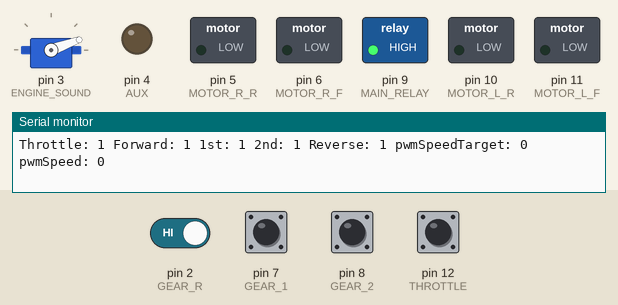
The program below on a simulated Arduino Nano, built with avr-gcc and run on an emulated ATmega328P. Shown: servo, switched loads named in the program (green lamp = pin HIGH), output pins drawn as LEDs (lit = HIGH), the last lines printed to the serial monitor. The test bench sets the inputs (shaded band); at power-on: pin 2 (GEAR_R), pin 7 (GEAR_1), pin 8 (GEAR_2), pin 12 (THROTTLE) HIGH.

Above: at 1.2 s.
1.3 s: pin 12 (THROTTLE) pulled LOW for 0.15 s
At 1.41 s:
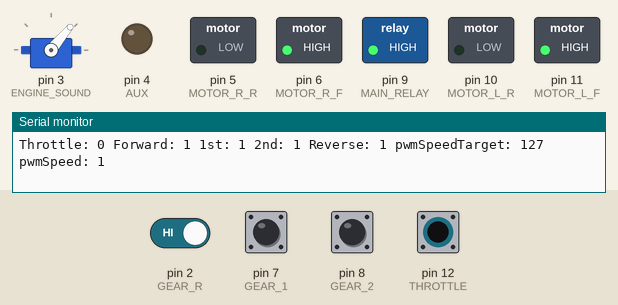
3.0 s: pin 12 (THROTTLE) pulled LOW for 1 s
At 4.7 s:
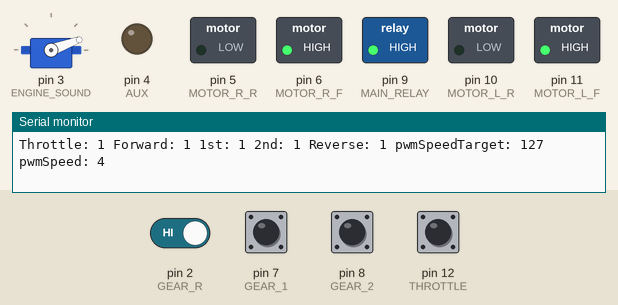
7.0 s: pin 2 (GEAR_R) driven LOW and pin 12 (THROTTLE) driven LOW
At 8.1 s:
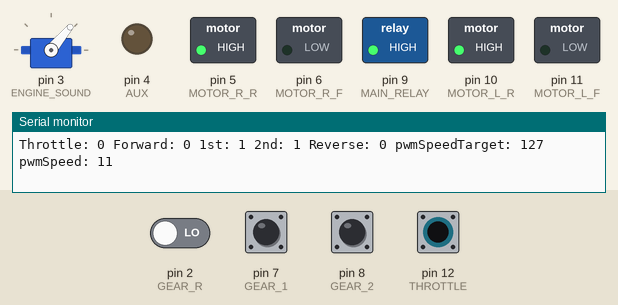
8.6 s: pin 2 (GEAR_R) driven HIGH
At 9.0 s:
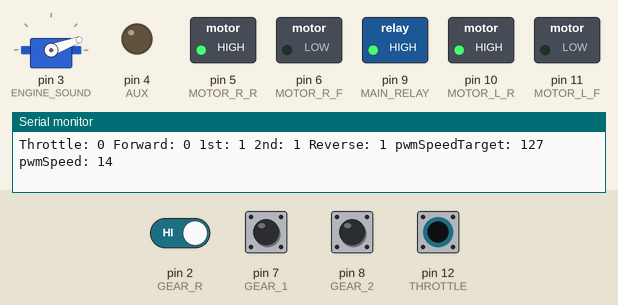
11.6 s: pin 8 (GEAR_2) pulled LOW for 0.15 s
At 11.72 s:
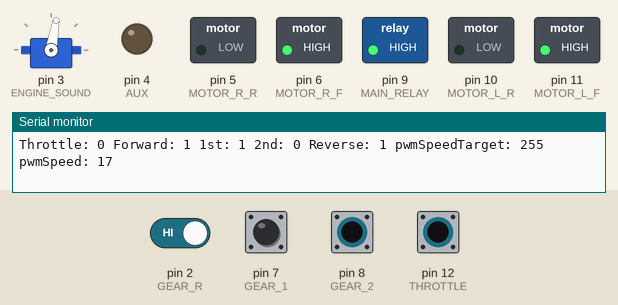
13.3 s: pin 12 (THROTTLE) driven HIGH
At 13.8 s:
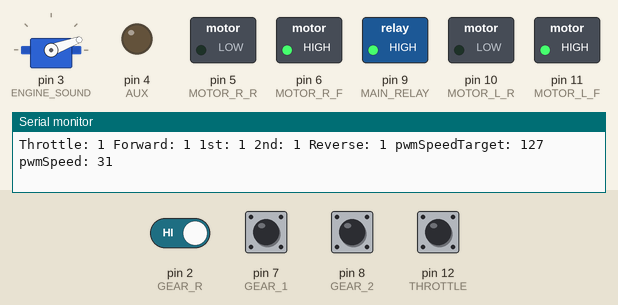
Timing chart, 0 to 17.3 s (numbered marks = the images above; inputs shaded):
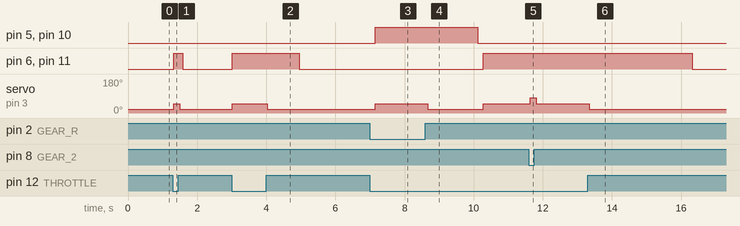

Measured:
- after the input at 1.3 s, pin 6 (MOTOR_R_F), pin 11 (MOTOR_L_F): LOW → HIGH at once, → LOW 0.25 s later; servo on pin 3 (ENGINE_SOUND): 20° → 50° at once, → 20° 0.17 s later
- after the input at 3.0 s, pin 6 (MOTOR_R_F), pin 11 (MOTOR_L_F): LOW → HIGH at once, → LOW 1.9 s later; servo on pin 3 (ENGINE_SOUND): 20° → 50° at once, → 20° 1.0 s later
- after the input at 7.0 s, pin 5 (MOTOR_R_R), pin 10 (MOTOR_L_R): LOW → HIGH after 0.15 s; servo on pin 3 (ENGINE_SOUND): 20° → 50° after 0.15 s
- after the input at 8.6 s, pin 5 (MOTOR_R_R), pin 10 (MOTOR_L_R): HIGH → LOW after 1.5 s; pin 6 (MOTOR_R_F), pin 11 (MOTOR_L_F): LOW → HIGH after 1.7 s; servo on pin 3 (ENGINE_SOUND): 50° → 20° after 0.07 s, → 50° 1.6 s later
- after the input at 11.6 s, servo on pin 3 (ENGINE_SOUND): 50° → 80° at once, → 50° 0.17 s later
- after the input at 13.3 s, pin 6 (MOTOR_R_F), pin 11 (MOTOR_L_F): HIGH → LOW after 3.0 s; servo on pin 3 (ENGINE_SOUND): 50° → 20° at once

The program:

main.cpp
```cpp
#include <Arduino.h>
#include <Servo.h>

Servo ESC;     // create servo object to control the ESC
int pwmOutput = 20;         //Value for engine sound
int pwmSpeed = 0;           //Value for motor speed
int pwmSpeedTarget = 0;     //Goal to reach for speed
bool FORWARD = true;        //Value for if we are going forward
int SpeedDelay = 5;        //Delay to make speed adjustment

//**********  Inputs  ******************
const int THROTTLE = 12;    //Inupt for throttle switch
const int GEAR_2 = 8;       //Input for 2nd gear selector
const int GEAR_1 = 7;       //Input for 1st gear selector
const int GEAR_R = 2;       //Input for reverse gear selector

//**********  Outputs  ******************
const int MOTOR_L_F = 11;   //Output for left motor forward
const int MOTOR_L_R = 10;   //Output for left motor reverse
const int MOTOR_R_F = 6;    //Output for right motor forward
const int MOTOR_R_R = 5;    //Output for right motor reverse
const int MAIN_RELAY = 9;   //Output for main power relay
const int AUX = 4;          //Output for backup beeper
const int ENGINE_SOUND = 3; //Output for enigne sound module

void setup() {

  ESC.attach(ENGINE_SOUND,1000,2000); // Attach the ESC on pin 2 (pin, min pulse width, max pulse width in microseconds)

  pinMode(THROTTLE, INPUT_PULLUP);
  pinMode(GEAR_2, INPUT_PULLUP);
  pinMode(GEAR_1, INPUT_PULLUP);
  pinMode(GEAR_R, INPUT_PULLUP);

  pinMode(MOTOR_L_F, OUTPUT);
  pinMode(MOTOR_L_R, OUTPUT);
  pinMode(MOTOR_R_F, OUTPUT);
  pinMode(MOTOR_R_R, OUTPUT);
  pinMode(MAIN_RELAY, OUTPUT);
  pinMode(AUX, OUTPUT);

  Serial.begin(9600);

  // Start the engine and get ready
  pwmOutput = 20;
  ESC.write(pwmOutput);
  pwmSpeed = 0;
  digitalWrite(MOTOR_L_R,pwmSpeed);
  digitalWrite(MOTOR_R_R,pwmSpeed);
  digitalWrite(MOTOR_L_F,pwmSpeed);
  digitalWrite(MOTOR_R_F,pwmSpeed);
  digitalWrite(MAIN_RELAY,255);
}

void loop() {
  int EngineValue = digitalRead(THROTTLE);

  if (EngineValue == LOW)   //***************************   PEDAL IS PRESSED   ************************************************
  {
    if (digitalRead(GEAR_2) == LOW)  //***************************   2ND GEAR   ************************************************
    {
      if (!(FORWARD))  //We are supposed to be going forward but are not
      {
        if (pwmSpeed > 0) //We need to slow to a stop before changing direction
        {
          pwmSpeed = pwmSpeed - 1;  //decrease to the current speed
          digitalWrite(MOTOR_L_R,pwmSpeed); //send new value to left motor reverse
          digitalWrite(MOTOR_R_R,pwmSpeed); //send new value to right motor reverse
          pwmOutput = 20;
          ESC.write(pwmOutput);
          delay(SpeedDelay);  //give time to make speed change
        } else  //We are stopped
        {
          FORWARD = !(FORWARD); //set direction to forward now
        }
      } else  //speed up to 2nd gear speed
      {
        pwmSpeedTarget = 255; //Set target to full speed
        if (pwmSpeed < pwmSpeedTarget)  //We have not reached target speed yet
        {
          pwmSpeed = pwmSpeed + 1;  //Increase
          digitalWrite(MOTOR_L_F,pwmSpeed); //send new value to left motor forward
          digitalWrite(MOTOR_R_F,pwmSpeed); //send new value to right motor forward
          pwmOutput = 80;
          ESC.write(pwmOutput);
          delay(SpeedDelay);  //give time to make speed change
        }
      }
    } else  //We are not in 2nd gear
    {
      if (digitalRead(GEAR_R) == LOW)  //***************************   REVERSE GEAR   ************************************************
      {
        if ((FORWARD))  //We are supposed to be going reverse but are not
        {
        if (pwmSpeed > 0) //We need to slow to a stop before changing direction
        {
          pwmSpeed = pwmSpeed - 1;  //decrease to the current speed
          digitalWrite(MOTOR_L_F,pwmSpeed); //send new value to left motor forward
          digitalWrite(MOTOR_R_F,pwmSpeed); //send new value to right motor forward
          pwmOutput = 20;
          ESC.write(pwmOutput);
          delay(SpeedDelay);  //give time to make speed change
        } else  //We are stopped
        {
          FORWARD = !(FORWARD); //set direction to forward now
        }
        } else  //Speed up to reverse speed
        {
        pwmSpeedTarget = 127; //Set target to full speed
        if (pwmSpeed < pwmSpeedTarget)  //We have not reached target speed yet
          {
            pwmSpeed = pwmSpeed + 1;  //Increase speed
            digitalWrite(MOTOR_L_R,pwmSpeed); //send new value to left motor reverse
            digitalWrite(MOTOR_R_R,pwmSpeed); //send new value to right motor reverse
            pwmOutput = 50;
            ESC.write(pwmOutput);
            delay(SpeedDelay);  //give time to make speed change
          }
        }
      } else  //***************************   1ST GEAR   ************************************************
      {
        if (!(FORWARD))  //We are supposed to be going forward but are not
        {
          if (pwmSpeed > 0) //We need to slow to a stop before changing direction
          {
            pwmSpeed = pwmSpeed - 1;  //decrease to the current speed
            digitalWrite(MOTOR_L_R,pwmSpeed); //send new value to left motor reverse
            digitalWrite(MOTOR_R_R,pwmSpeed); //send new value to right motor reverse
            pwmOutput = 20;
            ESC.write(pwmOutput);
            delay(SpeedDelay);  //give time to make speed change
          } else  //We are stopped
          {
            FORWARD = !(FORWARD); //set direction to forward now
          }
        } else  //speed up to 1st gear speed
        {
          pwmSpeedTarget = 127; //Set target to half speed
          if (pwmSpeed < pwmSpeedTarget)  //We have not reached target speed yet
          {
            pwmSpeed = pwmSpeed + 1;  //Increase speed
            digitalWrite(MOTOR_L_F,pwmSpeed); //send new value to left motor forward
            digitalWrite(MOTOR_R_F,pwmSpeed); //send new value to right motor forward
            pwmOutput = 50;
            ESC.write(pwmOutput);
            delay(SpeedDelay);  //give time to make speed change
          } else
          {
             pwmSpeed = pwmSpeed - 1;  //decrease to the current speed
            digitalWrite(MOTOR_L_F,pwmSpeed); //send new value to left motor forward
            digitalWrite(MOTOR_R_F,pwmSpeed); //send new value to right motor forward
            pwmOutput = 50;
            ESC.write(pwmOutput);
            delay(SpeedDelay);  //give time to make speed change
          }
        }
      }
    }
  } else  //***************************   PEDAL IS NOT PRESSED   ************************************************
  {
    if (digitalRead(GEAR_2) == LOW)  //We are in 2nd gear
    {
      if (pwmSpeed > 0) //We need to slow to a stop
        {
          pwmSpeed = pwmSpeed - 1;  //decrease to the current speed
          digitalWrite(MOTOR_L_F,pwmSpeed); //send new value to left motor forward
          digitalWrite(MOTOR_R_F,pwmSpeed); //send new value to right motor forward
          pwmOutput = 20;
          ESC.write(pwmOutput);
          delay(SpeedDelay);  //give time to make speed change
        }
    } else
    {
      if (digitalRead(GEAR_R) == LOW)  //We are in reverse
      {
        if (pwmSpeed > 0) //We need to slow to a stop
        {
          pwmSpeed = pwmSpeed - 1;  //decrease to the current speed
          digitalWrite(MOTOR_L_R,pwmSpeed); //send new value to left motor reverse
          digitalWrite(MOTOR_R_R,pwmSpeed); //send new value to right motor reverse
          pwmOutput = 20;
          ESC.write(pwmOutput);
          delay(SpeedDelay);  //give time to make speed change
        }
      }else  //By default we are in 1st gear
      {
          if (pwmSpeed > 0) //We need to slow to a stop
          {
            pwmSpeed = pwmSpeed - 1;  //decrease to the current speed
            digitalWrite(MOTOR_L_F,pwmSpeed); //send new value to left motor forward
            digitalWrite(MOTOR_R_F,pwmSpeed); //send new value to right motor forward
            pwmOutput = 20;
            ESC.write(pwmOutput);
            delay(SpeedDelay);  //give time to make speed change
          }
       }
    }
  }
  Serial.print("Throttle: ");
  Serial.print(EngineValue);
  Serial.print(" Forward: ");
  Serial.print(FORWARD);
  Serial.print(" 1st: ");
  Serial.print(digitalRead(GEAR_1));
  Serial.print(" 2nd: ");
  Serial.print(digitalRead(GEAR_2));
  Serial.print(" Reverse: ");
  Serial.print(digitalRead(GEAR_R));
  Serial.print(" pwmSpeedTarget: ");
  Serial.print(pwmSpeedTarget);
  Serial.print(" pwmSpeed: ");
  Serial.println(pwmSpeed);

}
```
